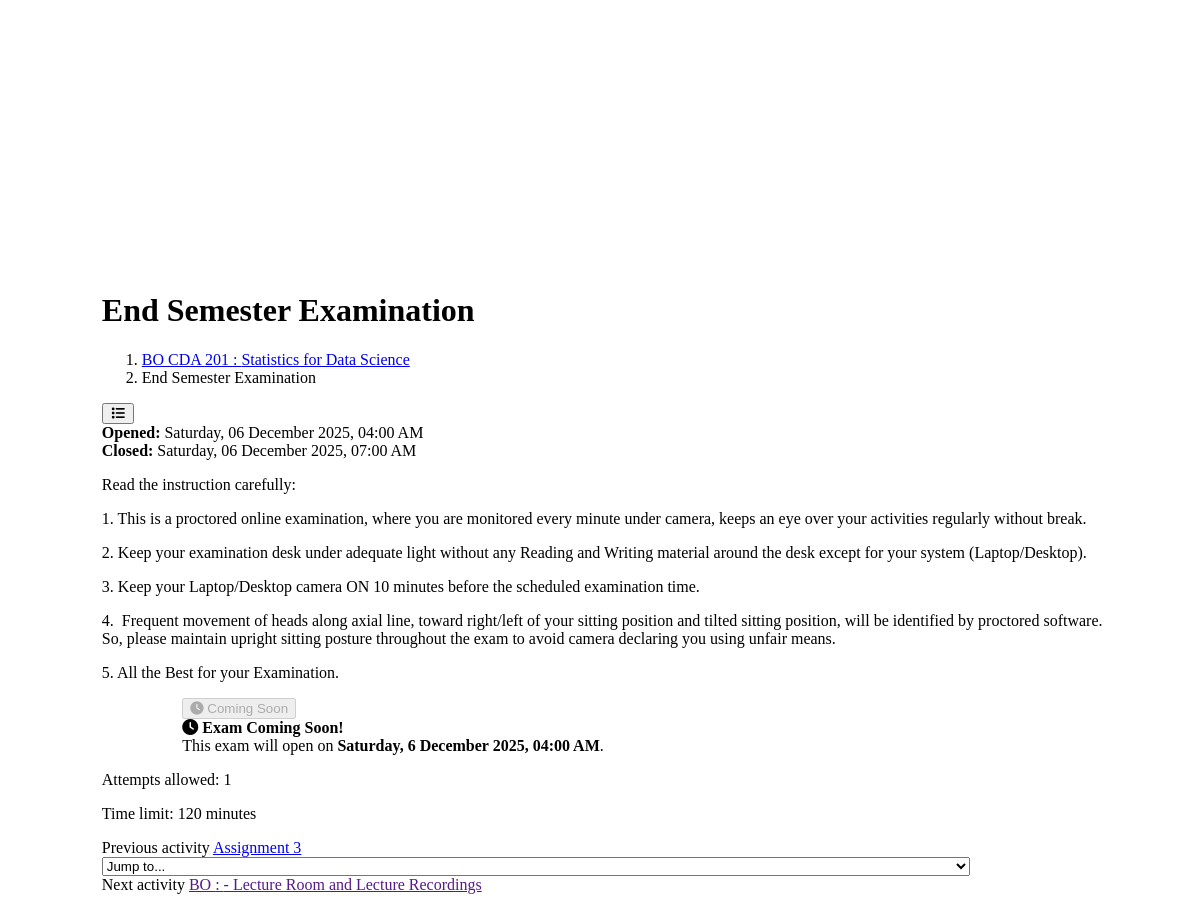
The app's page /moodle/mod/exam/view.php?id=4 (middle part), older data.
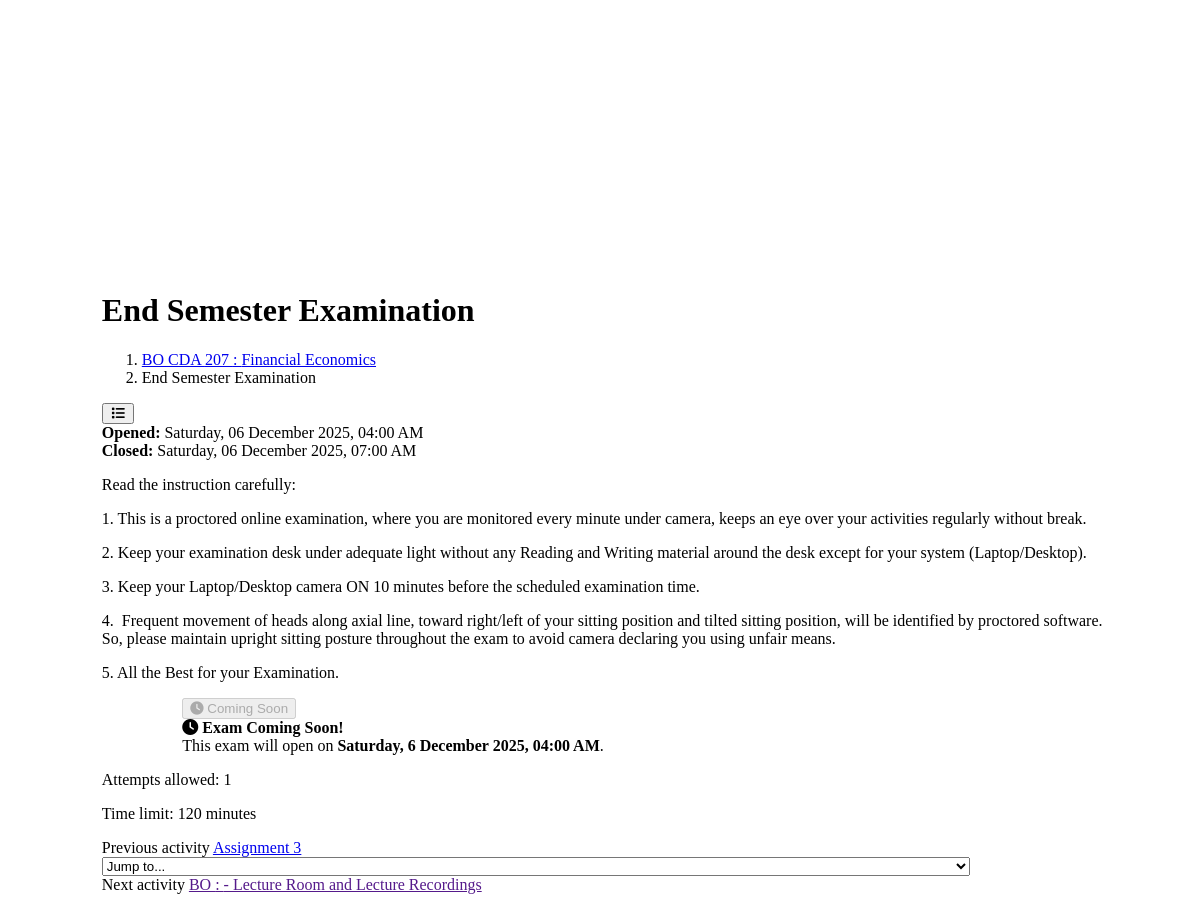
The same page, newer data.
### moodle/models.py (models this page shows, shortened)
class BaseAssessment(models.Model):
    course = models.ForeignKey(Course, on_delete=models.CASCADE)
    title = models.CharField(max_length=200)
    description = models.TextField(blank=True, null=True)
    open_date = models.DateTimeField(default=timezone.now)
    close_date = models.DateTimeField(blank=True, null=True)
    duration_minutes = models.IntegerField(default=60, help_text="Total duration in minutes.")
    max_attempts = models.IntegerField(default=1, help_text="How many times a student can attempt.")
    is_live = models.BooleanField(
        default=False,
        help_text="If enabled, this assessment becomes visible and attemptable by users."
    )
    created_at = models.DateTimeField(auto_now_add=True)
    updated_at = models.DateTimeField(auto_now=True)
    class Meta:
        abstract = True
    def status_label(self):
        """Readable status for admin panel"""
        if not self.is_live:
            return "🔒 Not Live"
        elif not self.is_available():
            return "⏳ Scheduled"
        return "🟢 Live Now"
    status_label.short_description = "Status"

class Exam(BaseAssessment):
    def __str__(self):
        return f"Exam: {self.title}"

class Course(models.Model):
    title = models.CharField(max_length=200)
    code = models.CharField(max_length=20, unique=True)
    description = models.TextField(blank=True, null=True)
    image = models.FileField(upload_to="course_images/", blank=True, null=True)

### moodle/views.py (the view)
# urls.py: path('moodle/mod/<str:test_type>/view.php?id=<int:test_id>', views.test_detail_view, name='test_detail'),
def test_detail_view(request, test_type, test_id):
    test_type = test_type.upper()
    model_map = {
        "ASSIGNMENT": Assignment,
        "QUIZ": Quiz,
        "EXAM": Exam,
    }
    if test_type not in model_map:
        return render(request, "404.html", {"message": "Invalid test type."})
    model = model_map[test_type]
    test_obj = get_object_or_404(model, id=test_id)
    questions = Question.objects.filter(
        parent_type=test_type,
        parent_id=test_id
    ).prefetch_related("options")  # change to "option_set" if no related_name exists
    courses = Course.objects.all()
    quiz_end = False
    if test_obj.close_date and timezone.now() > test_obj.close_date:
        quiz_end = True
    context = {
        "test": test_obj,
        "questions": questions,
        "test_type": test_type.capitalize(),
        "page_title": f"{test_type.capitalize()}: {test_obj.title}",
        "courses":courses,
        "quiz_end": quiz_end,
    }
    return render(request, "quiz.html", context)

### moodle/templates/quiz.html (shortened to what this page needs)
{% include '_head.html' %}
{%include '_header.html' %}
<div id="page" data-region="mainpage" data-usertour="scroller" class="drawers   drag-container">
    <header id="page-header" class="moove-container-fluid">
<div class="d-sm-flex align-items-center">
            <div class="mr-auto">
                <div class="page-context-header"><div class="page-header-image mr-2"><div class="assessment activityiconcontainer modicon_quiz"></div></div><div class="page-header-headings">
                    <h1 class="h2">{{ test.title }}</h1>
                </div></div>
            </div>
        <div class="d-none d-md-block" id="page-navbar">
            <nav aria-label="Navigation bar">
<ol class="breadcrumb">
            <li class="breadcrumb-item">
                <a href="{% url 'course_detail' test.course.code %}"  title="BO CDA {{ test.course.code }} : {{ test.course.title }}">BO CDA {{ test.course.code }} : {{ test.course.title }}</a>
            </li>
            <li class="breadcrumb-item">
                <span>{{ test.title }}</span>
            </li>
    </ol>
</nav>
        </div>
</div>
</header>
    <div id="topofscroll" class="main-inner">
        <div class="drawer-toggles d-flex">
                <div class="drawer-toggler drawer-left-toggle open-nav d-print-none">
                    <button
                        class="btn icon-no-margin"
                        data-toggler="drawers"
                        data-action="toggle"
                        data-target="theme_boost-drawers-courseindex"
                        data-toggle="tooltip"
                        data-placement="right"
                        title="Open course index"
                    >
                        <i class="icon fa fa-list fa-fw " aria-hidden="true"  ></i>
                    </button>
                </div>
        </div>
        <div id="page-content" class="d-print-block">
            <div id="region-main-box">
                <section id="region-main" aria-label="Content">
                        <div class="activity-header" data-for="page-activity-header">
                                <div class="description">
                                    <div data-region="activity-dates" class="activity-dates small course-description-item">
                                        <div class="description-inner">
                                            {% if test.open_date %}
                                            <div><strong>Opened:</strong> {{ test.open_date|date:"l, d F Y, h:i A" }}</div>
                                            {% endif %}
                                            {% if test.close_date %}
                                            <div><strong>Closed:</strong> {{ test.close_date|date:"l, d F Y, h:i A" }}</div>
                                            {% endif %}
                                        </div>
                                    </div>
                                    {% if test.description %}
                                    <div class="activity-altcontent course-description-item small d-flex">
                                        <div class="flex-fill description-inner text-break">
                                            <div class="no-overflow">
                                                <div class="no-overflow">
                                                    <p>{{ test.description|safe }}</p>
                                                </div>
                                            </div>
                                        </div>
                                    </div>
                                    {% endif %}
                                </div>
                                </div>
                    <div role="main"><div class="container-fluid tertiary-navigation"><div class="row"><div class="singlebutton quizstartbuttondiv">
                <form method="post" action="">
                    {% if test.is_live %}
            {% if not quiz_end %}
                    <button type="button"
                            class="btn btn-primary"
                            data-bs-toggle="modal"
                            data-bs-target="#startAttemptModal">
                        <i class=""></i> Attempt quiz
                    </button>
                    {% endif %}
                    {% else %}
                    <button type="button" class="btn btn-secondary" disabled>
                        <i class="fa fa-clock"></i> Coming Soon
                    </button>
                    {% endif %}
                </form>
                                    </div>
                </div>
                                        {% if test.is_live %}
                <div class="modal fade" id="startAttemptModal" tabindex="-1" aria-labelledby="startAttemptLabel" aria-hidden="true">
                  <div class="modal-dialog modal-lg modal-dialog-centered">
                    <div class="modal-content">
                      <div class="modal-header">
                        <h5 class="modal-title" id="startAttemptLabel">Start Attempt</h5>
                        <button type="button" class="btn-close" data-bs-dismiss="modal" aria-label="Close"></button>
                      </div>
                      <div class="modal-body">
                        <form autocomplete="off"
                              action="{% url 'test_attempt' test_type=test_type|lower test_id=test.id %}"
                              method="post"
                              accept-charset="utf-8"
                              id="mod_quiz_preflight_form"
                              class="mform full-width-labels">
                          {% csrf_token %}
                          <input type="hidden" name="cmid" value="3407">
                          <input type="hidden" name="sesskey" value="tFTEBU6tGl">
                          <input type="hidden" name="_qf__mod_quiz_form_preflight_check_form" value="1">
                          <fieldset class="clearfix mb-3">
                            <legend class="sr-only">Time limit</legend>
                            <h4 class="mb-2">Time Limit</h4>
                            <p>Your attempt will have a time limit of
                              <strong>{{ test.duration_minutes }} minutes</strong>.
                              When you start, the timer will begin and cannot be paused.
                              Are you sure you wish to start now?</p>
                          </fieldset>
                          <div class="d-flex justify-content-end mt-4">
                            <button type="submit" class="btn btn-primary me-2">
                              <i class=""></i> Start Attempt
                            </button>
                            <button type="button" class="btn btn-secondary" data-bs-dismiss="modal">
                              Cancel
                            </button>
                          </div>
                        </form>
                      </div>
                    </div>
                  </div>
                </div>
                {% else %}
                <div class="alert alert-warning text-center mt-4 p-4" role="alert"
                     style="border-radius: 10px; font-size: 16px;">
                    <i class="fa fa-clock"></i>
                    <strong>{{ test_type }} Coming Soon!</strong><br>
                    This {{ test_type|lower }} will open on
                    <strong>{{ test.open_date|date:"l, j F Y, h:i A" }}</strong>.
                </div>
                {% endif %}
                </div>
                </div>
                </section>
            </div>
                    <div class="box py-3 quizinfo">
                        <p class="text-left">Attempts allowed: {{ test.max_attempts }}</p>
                        <p class="text-left">Time limit: {{ test.duration_minutes }} minute{{ test.duration_minutes|pluralize }}</p>
                    </div>
        </div></div>
        <div class="moove-container-fluid p-0 mb-4">
            <div class="card activity-navigation mdl-bottom">
    <div class="card-body">
        <div class="row">
    <div class="col-md-4">                <div id="prev-activity">
                        <div class="text">
                            <span class="nav-guide">
                                Previous activity
                            </span>
                                <a href="https://cet.iitp.ac.in/moodle/mod/quiz/view.php?id=3339&forceview=1" id="prev-activity-link" class="btn btn-link" >Assignment 3</a>
                        </div>
                </div>
</div>
    <div class="col-md-4">                <div class="mdl-align">
                    <div class="urlselect">
    <form method="post" action="https://cet.iitp.ac.in/moodle/course/jumpto.php" class="form-inline" id="url_select_f690e482394f1f4">
        <select  id="jump-to-activity" class="custom-select urlselect" name="jump"
                 >
                    <option value="" selected>Jump to...</option>
        </select>
    </form>
</div>
                </div>
</div>
    <div class="col-md-4">                <div id="next-activity">
                        <div class="text">
                            <span class="nav-guide">
                                Next activity
                            </span>
                                <a href="" id="next-activity-link" class="btn btn-link" >BO {{ course.code }}: {{ course.name }} - Lecture Room and Lecture Recordings</a>
                        </div>
                </div>
</div>
</div>
    </div>
</div>
        </div></body>

Row changes from the older to the newer data that the page shows:
changed Exam "End Semester Examination": course.code "201" → "207"; course "Statistics for Data Science" → "Financial Economics"
